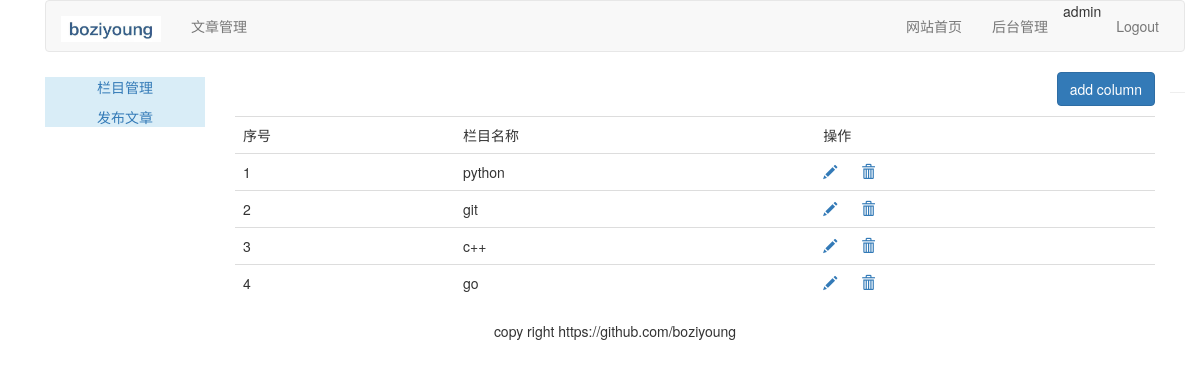
The app's page /article/article-column/ (signed in), older data.
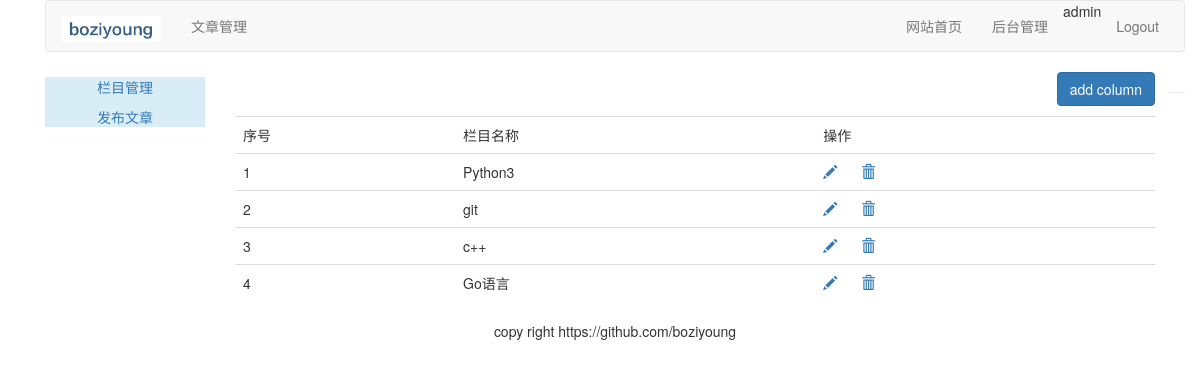
The same page, newer data.
### article/models.py (models this page shows, shortened)
class ArticleColumn(models.Model):
    user = models.ForeignKey(User, related_name="article_column", on_delete=models.CASCADE)      # related_name:# 指定反向访问的名字
    column = models.CharField(max_length=200)
    created = models.DateField(auto_now_add=True)

### article/views.py (the view, shortened to what this page needs)
# urls.py: path('article-column/',  views.article_column, name="article_column"),
@login_required(login_url='/account/login/')
@csrf_exempt   # 可以解決提交表單時遇到的csrf錯誤
def article_column(request):
    if request.method == "GET":
        columns = ArticleColumn.objects.filter(user=request.user)
        column_form = ArticleColumnForm()              # 创建表单类实例对象
        return render(request, "article/column/article_column.html", {"columns": columns, 'column_form': column_form})

### templates/article/column/article_column.html (shortened to what this page needs)
{% extends "article/base.html" %}
{% load static %}
{% block title %}article column{% endblock %} {% block content %}
<div>
    <p class="text-right">
        <button id= "add_column" onclick="add_column()" class="btn btn-primary"> add column</button>
    </p>
    <table class="table table-hover">
        <tr>
            <td>序号</td>
            <td>栏目名称</td>
            <td>操作</td>
        </tr>
        {% for column in columns %}
        <tr>
            <td>{{ forloop.counter }}</td>
            <td>{{ column.column }}</td>
            <td>
                <a name="edit" href="javascript:" onclick="edit_column(this, {{ column.id }})">
                    <span class="glyphicon glyphicon-pencil"></span>
                </a>
                <a name="delete" href="javascript:" onclick="del_column(this, {{ column.id }})">
                    <span class="glyphicon glyphicon-trash" style="margin-left:20px;"></span>
                </a>
            </td>
        </tr>
        {% empty %}
        <p>还没有设置栏目，太懒了。</p>
        {% endfor %}
    </table>
</div>
{% endblock %}

Row changes from the older to the newer data that the page shows:
changed ArticleColumn: column "python" → "Python3"
changed ArticleColumn: column "go" → "Go语言"
